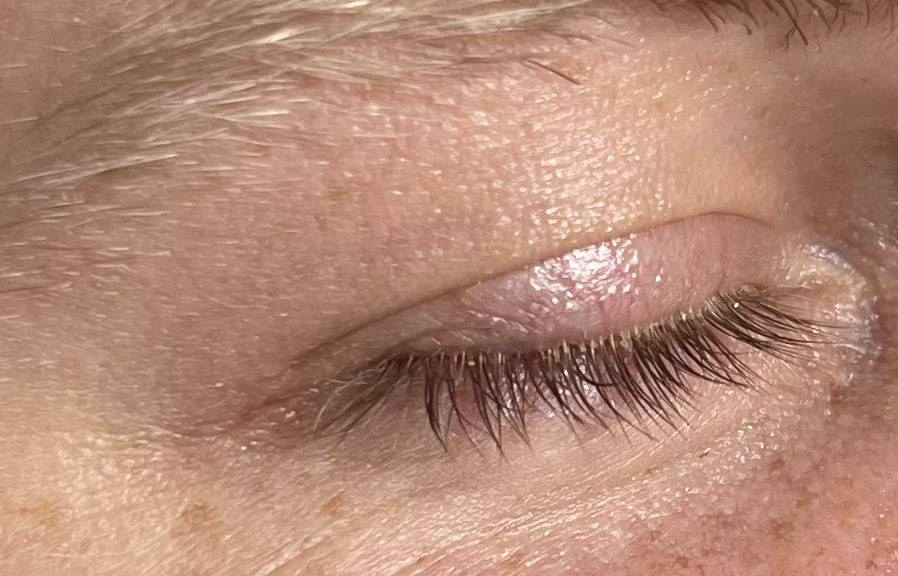
#> input picture prediction_images/Closed/IMG_1261.jpg, 898 x 576 px; its folder holds only this picture in this run
$ jupyter execute --allow-errors Rule_Based_Model.ipynb
#> lines starting #> are read from the running program, lines starting #| are printed output that depends on the picture; after the words box and inside, x2 and y2 are one past the last pixel; in counts of white or black regions, pixels touching at a corner belong together
[cell 1]
import cv2 # To do image processing
import numpy as np
import glob # To manipulate files
from PIL import Image # To display images
import os # To access files
import random # To create random numbers
from sklearn.metrics import confusion_matrix, ConfusionMatrixDisplay # To display confusion matrix
import matplotlib.pyplot as plt # To make plots

[cell 2]
# Importing drive for running in Google Colab
from google.colab import drive
drive.mount('/content/drive')

[cell 3]
# Function to detect eyes:
def detect_open_eye(image, lower_white, upper_white, threshold):
    # Convert the image to HSV color space
    hsv_image = cv2.cvtColor(image, cv2.COLOR_BGR2HSV)

    # Define the color range for the white of the eye. Transforms the tuples to np.arrays, which is needed.
    lower_white = np.array(lower_white)
    upper_white = np.array(upper_white)

    # Create a mask based on the color range
    mask = cv2.inRange(hsv_image, lower_white, upper_white)

    # Apply the mask to the image
    masked_image = cv2.bitwise_and(image, image, mask=mask)

    # Convert the masked image to grayscale
    gray_image = cv2.cvtColor(masked_image, cv2.COLOR_BGR2GRAY)

    # Calculate the proportion of white pixels in the grayscaled image:
    white_pixel_count = np.count_nonzero(gray_image) # Find the pixels that are white.
    total_pixel_count = gray_image.size # Find the total pixels in the image.
    white_pixel_ratio = white_pixel_count / total_pixel_count

    # Below is commented out to avoid spamming the terminal.
    ##. commented out: print("white_pixel_ratio: " + str(white_pixel_ratio))
    return white_pixel_ratio > threshold # Returns TRUE if the white_pixel_ratio is more than the threshold we set.

[cell 4]
# This function is made for exploring the different steps of the image processing:
def vis_steps_in_image_processing(folderpath):

  # Saving the file names for all images in the folder and shuffle the list.
  image_list = os.listdir(folderpath)
  random.shuffle(image_list)

  # Join first image name in list and path to get full file path:
  image_path = os.path.join(folder_path, image_list[0])
  test_Img = cv2.imread(image_path) # Reads the image to be displayed.
  print("Original Image:", image_list[0])
  # Change color to correct RGB and display it:
  imageRGB = cv2.cvtColor(test_Img, cv2.COLOR_BGR2RGB)
  print_original_image = Image.fromarray(imageRGB)
  print_original_image.show()

  # Convert the image to HSV color space and display it:
  hsv_Img = cv2.cvtColor(test_Img, cv2.COLOR_BGR2HSV)
  print("HSV Image:")
  print_HSV_image = Image.fromarray(hsv_Img)
  print_HSV_image.show()

  # Define the color range for the white of the eye:
  lower_white = np.array([0, 0, 45])
  upper_white = np.array([130, 30, 255])

  # Create a mask based on the color range and apply it to the image:
  mask = cv2.inRange(hsv_Img, lower_white, upper_white)
  masked_image = cv2.bitwise_and(test_Img, test_Img, mask=mask)

  # Display the image:
  print("Masked image:")
  print_masked_image = Image.fromarray(masked_image) #Using the Image package to assign a viewable image to a new variable.
  print_masked_image.show()

  # Convert the image to greyscale and display it:
  gray_image = cv2.cvtColor(masked_image, cv2.COLOR_BGR2GRAY)
  print("Grey-scaled image:")
  print_grey_image = Image.fromarray(gray_image)
  print_grey_image.show()

[cell 5]
# Visualizing the different steps in the image processing with a random image from the test dataset of open eyes:
# Please update the folder_path to fit your directory:
folder_path = "/content/drive/MyDrive/CBS - IS. Notes, Files, Books etc./2nd Semester/Artificial Intelligence and Machine Learning/AI Exam/Data/test/Open/"
#> (the rest of this cell did not finish here and is left out)

[cell 6]
# Define function to create confusion matrix
def create_confusion_matrix(TN, FP, FN, TP):
  # Define the confusion matrix data
  confusion_matrix = np.array([[TN, FP], [FN, TP]])
  # Define the labels for the two different classes:
  class_labels = ['Closed', 'Open']

  # Create the confusion matrix display:
  cm_display = ConfusionMatrixDisplay(confusion_matrix=confusion_matrix, display_labels=class_labels)
  fig, ax = plt.subplots(figsize=(8, 6))

  # Plotting the confusion matrix:
  cm_display.plot(ax=ax, cmap='Blues')
  ax.set_title("Confusion Matrix")
  plt.show()

[cell 7]
# Now we try different color ranges and thresholds, to see which perform the best:

# Holds paths in Google Drive - one for closed and one for open eyes.
# Please update the paths to fit your directory. The first element needs to include the Closed eyes, the second should store the open eyes.
paths = ["/content/drive/MyDrive/CBS - IS. Notes, Files, Books etc./2nd Semester/Artificial Intelligence and Machine Learning/AI Exam/Data/train/Closed/*.*",
         "/content/drive/MyDrive/CBS - IS. Notes, Files, Books etc./2nd Semester/Artificial Intelligence and Machine Learning/AI Exam/Data/train/Open/*.*"]

# Define tuples for four types of lower_ & upper_white values (color ranges). This is needed for the manual "gridsearch":
# The below values have been chosen after a lot of iterations,  to best reflect the differences in accuracy.
values_sets = [
    ([0, 0, 20], [120, 30, 255]),
    ([0, 0, 45], [130, 30, 255]),
    ([0, 0, 70], [180, 50, 255]),
    ([20, 20, 210], [200, 60, 255]),
]

# Define array for different threshold values. This is needed for the manual "gridsearch":
threshold_values = [0.001, 0.01, 0.03]

# Define variable to save best scores and parameters:
best_score = float('-inf')
best_parameters = None

# For final confusion matrix:
FP = 0
TP = 0
TN = 0
FN = 0

# Loop through the different color ranges:
for lower_white, upper_white in values_sets:
  # Loop through the different threshold values:
    for threshold in threshold_values:
        print("Now testing arrays: " + str(lower_white) + " " + str(upper_white) + " and threshold: " + str(threshold))

        #Variables to track correct predictions, total images & values for confusion matrix:
        matches = 0
        total_images = 0
        temp_TP = 0
        temp_FP = 0
        temp_TN = 0
        temp_FN = 0

      #Loops through both paths. This type of loop  allows us to access each index starting at 1 (will be used when counting matches!) :
        for i, path in enumerate(paths, start=1):

          # Add and assign the number of all images found in the currect path:
          total_images += len(glob.glob(path))

          # Loops each file found in the folder:
          for file in glob.glob(path):
            #Use cv2 to read the file and call function to detect open eyes:
            eye_image = cv2.imread(file)
#> eye_image is the input picture: shape (576, 898, 3); mean B, G, R 118.1, 137, 179.4
            is_open = detect_open_eye(eye_image, lower_white, upper_white, threshold)
#> in detect_open_eye, `hsv_image = cv2.cvtColor(image, cv2.COLOR_BGR2HSV)`: hsv_image: shape (576, 898, 3); mean H, S, V 9.5, 89.5, 179.4
#> in detect_open_eye, `mask = cv2.inRange(hsv_image, lower_white, upper_white)`:
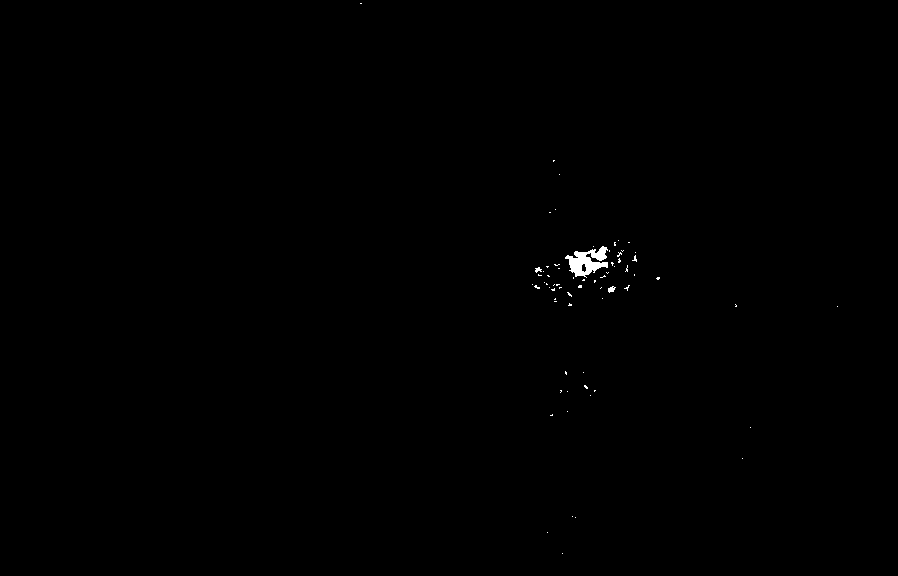
#> mask: shape (576, 898); 0.2% white; 68 white regions (65 under 20 px), largest, box (x1, y1, x2, y2) and area: (565, 246, 608, 278) 720, (608, 286, 616, 293) 34, (535, 267, 542, 273) 25
#> in detect_open_eye, `white_pixel_count = np.count_nonzero(gray_image)`: white_pixel_count = 1049
#> in detect_open_eye, `white_pixel_ratio = white_pixel_count / total_pixel_count`: white_pixel_ratio = 0.00203
#> is_open = True

          #Displays prediction and logs correct matches:
          #OBS! I commented out the print statements, to not spam the terminal. In smaller tests, it can be nice to see predictions for each image!
            if is_open and i == 1: ## i == 1 means it's looping through closed eye images (first path in paths array)
              #print("Prediction: Eye is open")
              matches = matches # The match is not correct, so the matches value stays unchanged :-)
              temp_FP += 1
            elif is_open and i == 2: ## i == 2 means it's looping through open eye images (second path in paths array)
              #print("Prediction: Eye is open")
              matches += 1 # The match is correct, so the matches value increases with 1! :-)
              temp_TP += 1
            elif not is_open and i == 1:
              #print("Prediction: Eye is closed")
              matches += 1
              temp_TN += 1
            else:
              #print("Prediction: Eye is closed")
              matches = matches
              temp_FN += 1

        # For each round of testing in both closed/open eye folders, the accuracy is calculated and displayed:
        print("Total files in folder: " + str(total_images))
        accuracy_percent = matches / total_images * 100
        print("Total correct predictions: " + str(matches) + " ({:.2f}% accuracy)".format(accuracy_percent))

        # The best score and parameters are saved:
        if accuracy_percent > best_score:
          best_score = accuracy_percent
          best_parameters = (threshold, lower_white, upper_white)
          FP = temp_FP
          TP = temp_TP
          TN = temp_TN
          FN = temp_FN

# Finally print the best accuracy and parameters:
print("----------")
print("Best Accuracy:", best_score)
print("----------")
print("With Parameters:", best_parameters)
print("Threshold: ", best_parameters[0])
print("Lower_white: ", best_parameters[1])
print("Upper_white: ", best_parameters[2])

# Display confusion matrix:
create_confusion_matrix(TN, FP, FN, TP)
#> in create_confusion_matrix, `plt.show()`:
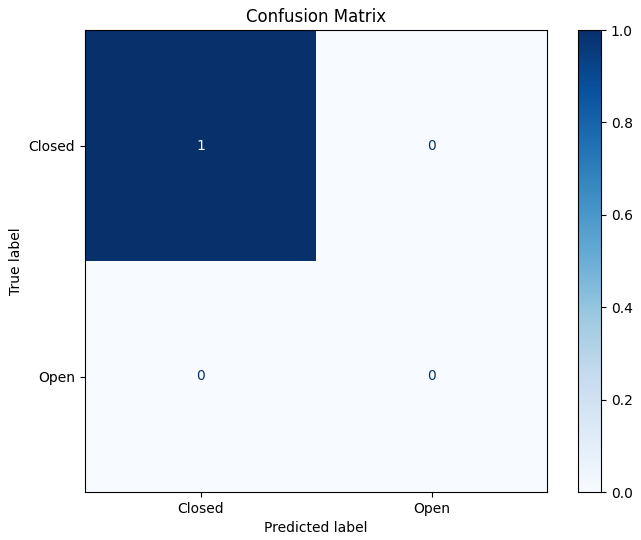
#> figure drawn by matplotlib, 2 panels

# Calculate the Precision, Recall & F1-score:
#> (the rest of this cell did not finish here and is left out)

[cell 8]
# Making predictions with the parameters from the highest accuracy model:

# Define paths holding predictions images (our own eyes)
paths = ["/content/drive/MyDrive/CBS - IS. Notes, Files, Books etc./2nd Semester/Artificial Intelligence and Machine Learning/AI Exam/Data/predictions/Closed/*.*",
         "/content/drive/MyDrive/CBS - IS. Notes, Files, Books etc./2nd Semester/Artificial Intelligence and Machine Learning/AI Exam/Data/predictions/Open/*.*"]

# Define color range and threshold:
lower_white = [0, 0, 45]
upper_white = [130, 30, 255]
threshold = 0.001

#Variable to track correct predictions and total images:
matches = 0
total_images = 0
temp_TP = 0
temp_FP = 0
temp_TN = 0
temp_FN = 0

      #Loops through both paths:
for i, path in enumerate(paths, start=1):
  total_images += len(glob.glob(path))

  # Loops each file found in the folder found in the path:
  for file in glob.glob(path):
    eye_image = cv2.imread(file)

    #Calls function to detect open eyes:
    is_open = detect_open_eye(eye_image, lower_white, upper_white, threshold)

  # Logs predictions:
    if is_open and i == 1: ## i == 1 means it's looping through closed eye images (first path in paths array.
      matches = matches # The match is not correct, so the matches value stays unchanged :-)
      temp_FP += 1
    elif is_open and i == 2: ## i == 2 means it's looping through open eye images (second path in paths array).
      matches += 1 # The match is correct, so the matches value increases with 1! :-)
      temp_TP += 1
    elif not is_open and i == 1:
      matches += 1
      temp_TN += 1
    else:
      matches = matches
      temp_FN += 1

print("Total files in folder: " + str(total_images))
accuracy_percent = matches / total_images * 100
print("Total correct predictions: " + str(matches) + " ({:.2f}% accuracy)".format(accuracy_percent))

# Display confusion matrix:
create_confusion_matrix(temp_TN, temp_FP, temp_FN, temp_TP)
#> call 2 of create_confusion_matrix, with TN = 0, FP = 1, FN = 0, TP = 0
#> in create_confusion_matrix (call 2), `plt.show()`:
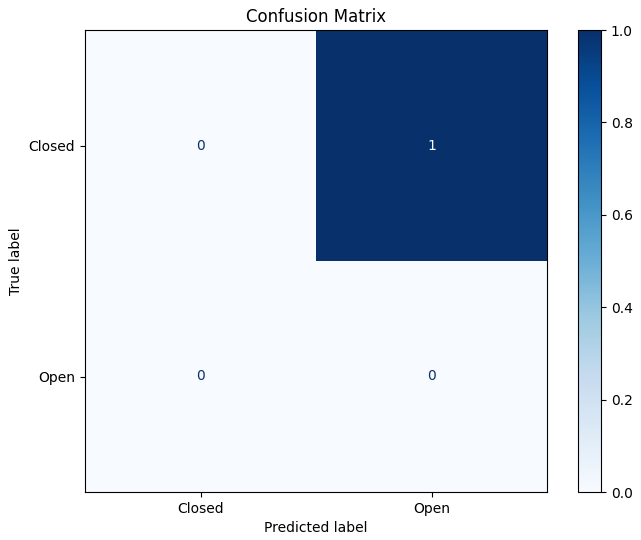
#> figure drawn by matplotlib, 2 panels
